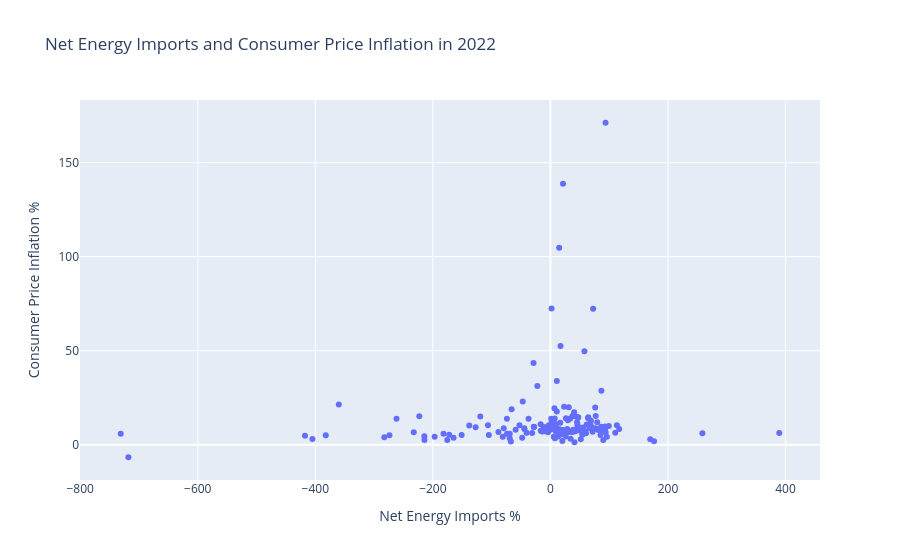

The notebook cell this image was saved under:
### Code cell
# Plot (5)
fig105 = px.scatter(df105,
                    x = "Net Energy Imports %", 
                    y = "Consumer Price Inflation %",
                    hover_data = ["Country Code"],
                    title = "Net Energy Imports and Consumer Price Inflation in 2022")
fig105.show()

### Figure 1 — Plotly figure (JSON) as saved in the notebook; plotly's stock layout.template omitted (floating-point values rounded to 4 significant figures; data arrays with more than 128 entries replaced by an {"elided": "..."} marker saying what was removed)
{"data": [{"customdata": {"elided": "291x1 str values"}, "hovertemplate": "Net Energy Imports %=%{x}<br>Consumer Price Inflation %=%{y}<br>Country Code=%{customdata[0]}<extra></extra>", "legendgroup": "", "marker": {"color": "#636efa", "symbol": "circle"}, "mode": "markers", "name": "", "orientation": "v", "showlegend": false, "type": "scatter", "x": {"elided": "291 mixed values"}, "xaxis": "x", "y": {"elided": "291 mixed values"}, "yaxis": "y"}], "layout": {"legend": {"tracegroupgap": 0}, "title": {"text": "Net Energy Imports and Consumer Price Inflation in 2022"}, "xaxis": {"anchor": "y", "domain": [0, 1], "title": {"text": "Net Energy Imports %"}}, "yaxis": {"anchor": "x", "domain": [0, 1], "title": {"text": "Consumer Price Inflation %"}}}}
